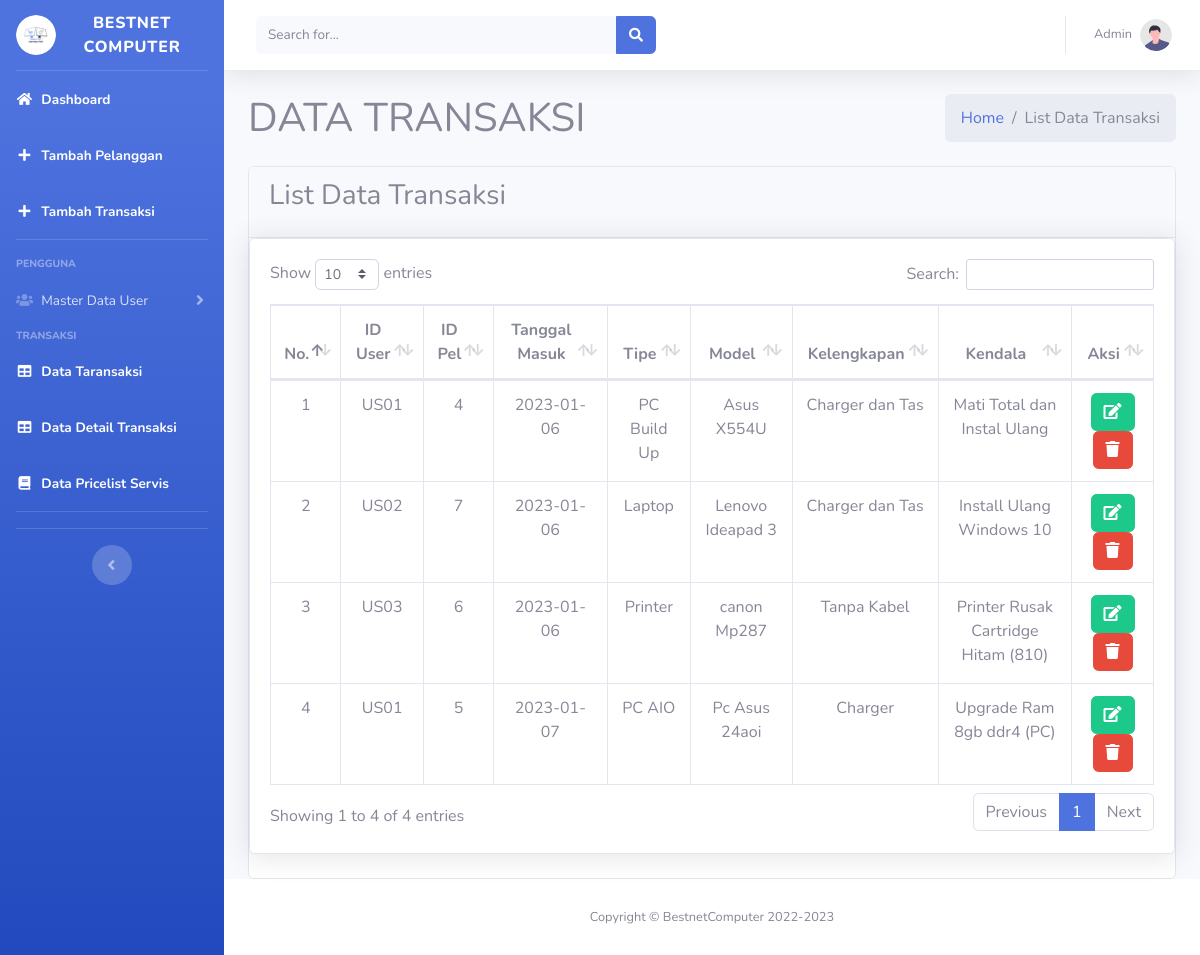
/index.php/transaksi, run on the app's committed database.
### tables this page shows
CREATE TABLE `tbl_transaksi` (
  `Id_Transaksi` int(11) NOT NULL AUTO_INCREMENT,
  `Id_User` varchar(11) DEFAULT NULL,
  `Id_Pelanggan` int(11) DEFAULT NULL,
  `Tanggal_Masuk` date DEFAULT NULL,
  `Tipe` enum('Laptop','Printer','Proyektor','PC AIO','PC Build Up','PC Rakitan','Scanner','Monitor') DEFAULT NULL,
  `Model` varchar(50) DEFAULT NULL,
  `Kelengkapan` varchar(100) DEFAULT NULL,
  `Kendala` varchar(100) DEFAULT NULL,
  PRIMARY KEY (`Id_Transaksi`),
  KEY `Id_User` (`Id_User`),
  KEY `tbl_transaksi_ibfk_3` (`Id_Pelanggan`),
  CONSTRAINT `tbl_transaksi_ibfk_2` FOREIGN KEY (`Id_User`) REFERENCES `tbl_user` (`Id_User`) ON DELETE CASCADE ON UPDATE CASCADE,
  CONSTRAINT `tbl_transaksi_ibfk_3` FOREIGN KEY (`Id_Pelanggan`) REFERENCES `tbl_pelanggan` (`Id_Pelanggan`) ON DELETE CASCADE ON UPDATE CASCADE
);

CREATE TABLE `tbl_user` (
  `Id_User` varchar(11) NOT NULL,
  `Username` varchar(50) DEFAULT NULL,
  `Password` varchar(50) DEFAULT NULL,
  `Level` enum('Administrator','User','Teknisi') NOT NULL,
  `Nama` varchar(50) DEFAULT NULL,
  PRIMARY KEY (`Id_User`),
  KEY `tbl_user_ibfk_1` (`Level`)
);

### application/libraries/Template.php (called while the page is built, shortened)
<?php
class Template {
    var $data_template = [];
    function set($name, $value){
        $this->data_template[$name] = $value;
    }
    function load($template = '', $fileview = '', $dataview= [], $return = FALSE)
    {
        $this->CI =& get_instance();
        $this->set('content', $this->CI->load->view($fileview, $dataview, TRUE));
        return $this->CI->load->view($template, $this->data_template, $return);
    }
}

### application/controllers/Transaksi.php (called while the page is built, shortened)
<?php
class Transaksi extends CI_Controller
{
	public function index()
	{
		$data = [
			'judul' => 'DATA TRANSAKSI',
			'subjudul' => 'List Data Transaksi',
			'datatransaksi' => $this->MTransaksi->tampilJoinUser()->result(),
			'datapelanggan' => $this->MTransaksi->tampilJoinPelanggan()->result(),
		];
		$this->template->load('pages_admin/index', 'dt_transaksi/v_transaksi', $data);
	}
}

### index.php (called while the page is built, shortened)
<?php
require_once BASEPATH.'core/CodeIgniter.php';

### application/models/MTransaksi.php (called while the page is built, shortened)
<?php
class MTransaksi extends CI_Model
{
	public function tampilJoinUser()
	{
		$this->db->select('*');
		$this->db->from('tbl_transaksi');
		$this->db->join('tbl_user', 'tbl_transaksi.Id_User = tbl_user.Id_User', 'left');
		$query = $this->db->get();
		return $query;
	}
	public function tampilJoinPelanggan()
	{
		$this->db->select('*');
		$this->db->from('tbl_transaksi');
		$this->db->join('tbl_pelanggan', 'tbl_transaksi.Id_Pelanggan = tbl_pelanggan.Id_Pelanggan', 'left');
		$query = $this->db->get();
		return $query;
	}
}

### application/views/dt_transaksi/v_transaksi.php (the view, shortened to what this page needs)
<div class="card card-primary">
	<div class="card-header">
		<h3 class="card-title"><?= $subjudul ?></h3>
	</div>
	<div class="card shadow mb-4">
		<div class="card-body">
			<div class="table-responsive">
				<table class="table table-bordered text-center" id="dataTable" width="100%" cellspacing="0">
					<thead>
						<th>No.</th>
						<th>ID User</th>
						<th>ID Pel</th>
						<th>Tanggal Masuk</th>
						<th>Tipe</th>
						<th>Model</th>
						<th>Kelengkapan</th>
						<th>Kendala</th>
						<th>Aksi</th>
					</thead>
					<tbody>
						<?php $Id_Transaksi = 1; ?>
						<?php foreach ($datatransaksi as $key) {
						?>
							<tr>
								<td><?= $Id_Transaksi++; ?></td>
								<td><?php echo $key->Id_User ?></td>
								<td><?php echo $key->Id_Pelanggan ?></td>
								<td><?php echo $key->Tanggal_Masuk ?></td>
								<td><?php echo $key->Tipe ?></td>
								<td><?php echo $key->Model ?></td>
								<td><?php echo $key->Kelengkapan ?></td>
								<td><?php echo $key->Kendala ?></td>
								<td>
									<a href="<?= site_url('transaksi/edit/' . $key->Id_Transaksi) ?>" class="btn btn-success"><i class="fa fa-edit"></i></a>
									<a href="<?= site_url('transaksi/hapus/' . $key->Id_Transaksi) ?>" class="btn btn-danger"><i class="fa fa-trash"></i></a>
								</td>
							</tr>
						<?php } ?>
					</tbody>
				</table>
			</div>
		</div>
	</div>
</div>

### data on the page
tbl_transaksi: Id_User.Id_User "US01", Id_Pelanggan "4", Tanggal_Masuk "2023-01-06", Tipe "PC Build Up", Model "Asus X554U", Kelengkapan "Charger dan Tas", Kendala "Mati Total dan Instal Ulang"
tbl_transaksi: Id_User.Id_User "US02", Id_Pelanggan "7", Tanggal_Masuk "2023-01-06", Tipe "Laptop", Model "Lenovo Ideapad 3", Kelengkapan "Charger dan Tas", Kendala "Install Ulang Windows 10"
tbl_transaksi: Id_User.Id_User "US03", Id_Pelanggan "6", Tanggal_Masuk "2023-01-06", Tipe "Printer", Model "canon Mp287", Kelengkapan "Tanpa Kabel", Kendala "Printer Rusak Cartridge Hitam (810)"
tbl_transaksi: Id_User.Id_User "US01", Id_Pelanggan "5", Tanggal_Masuk "2023-01-07", Tipe "PC AIO", Model "Pc Asus 24aoi", Kelengkapan "Charger", Kendala "Upgrade Ram 8gb ddr4 (PC)"

### other printed values
$judul "DATA TRANSAKSI"
$subjudul "List Data Transaksi"
